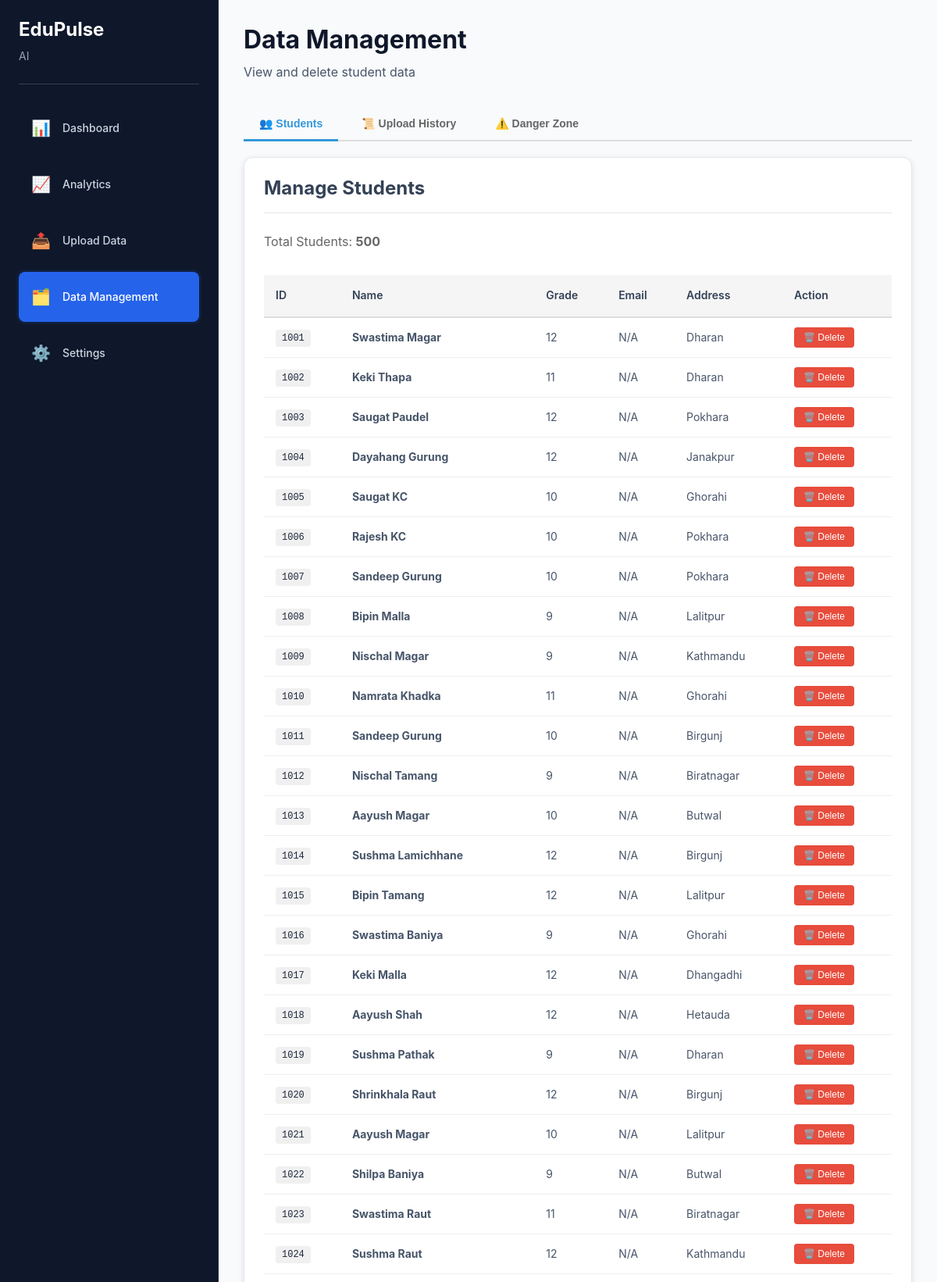
/data-management (signed in, upper part), run on the app's committed database.
### app/models.py (models this page shows, shortened)
class Student(db.Model):
    __tablename__ = 'students'
    id = db.Column(db.Integer, primary_key=True)
    name = db.Column(db.String(120), nullable=False, index=True)
    address = db.Column(db.String(255))
    email = db.Column(db.String(120))
    grade = db.Column(db.Integer)
    travel_time = db.Column(db.Float, default=0)
    father_occupation = db.Column(db.String(120))
    mother_occupation = db.Column(db.String(120))
    father_education = db.Column(db.String(50))
    mother_education = db.Column(db.String(50))
    counselor_email = db.Column(db.String(120))
    parent_email = db.Column(db.String(120))
    created_at = db.Column(db.DateTime, default=datetime.now)
    updated_at = db.Column(db.DateTime, default=datetime.now, onupdate=datetime.now)
    snapshots = db.relationship('StudentDataSnapshot', backref='student', lazy='dynamic', cascade='all, delete-orphan')
    risk_scores = db.relationship('RiskScore', backref='student', lazy='dynamic', cascade='all, delete-orphan')

### app/blueprints/upload.py (the view)
@upload_bp.route('/data-management')
@login_required
def data_management():
    students = Student.query.all()
    upload_history = UploadHistory.query.order_by(
        UploadHistory.uploaded_at.desc()
    ).all()
    return render_template('data_management.html',
                         students=students,
                         history=upload_history)

### app/templates/data_management.html (shortened to what this page needs)
{% extends "base.html" %}
{% block content %}
<div class="data-mgmt-header">
    <h1>Data Management</h1>
    <p>View and delete student data</p>
</div>
<div class="tabs">
    <button class="tab-btn active" onclick="switchTab(event, 'students')">👥 Students</button>
    <button class="tab-btn" onclick="switchTab(event, 'history')">📜 Upload History</button>
    <button class="tab-btn" onclick="switchTab(event, 'danger')">⚠️ Danger Zone</button>
</div>
<div id="students" class="tab-content active">
    <section class="card">
        <h2>Manage Students</h2>
        <p class="info-text">Total Students: <strong>{{ students|length }}</strong></p>
        {% if students %}
            <div class="table-container">
                <table class="data-table">
                    <thead>
                        <tr>
                            <th>ID</th>
                            <th>Name</th>
                            <th>Grade</th>
                            <th>Email</th>
                            <th>Address</th>
                            <th>Action</th>
                        </tr>
                    </thead>
                    <tbody id="students-tbody">
                        {% for student in students %}
                        <tr class="student-row" data-id="{{ student.id }}">
                            <td><code>{{ student.id }}</code></td>
                            <td><strong>{{ student.name }}</strong></td>
                            <td>{{ student.grade or 'N/A' }}</td>
                            <td>{{ student.email or 'N/A' }}</td>
                            <td>{{ student.address or 'N/A' }}</td>
                            <td>
                                <button class="btn-danger-small btn-delete-student"
                                        data-id="{{ student.id }}"
                                        data-name="{{ student.name }}">
                                    🗑️ Delete
                                </button>
                            </td>
                        </tr>
                        {% endfor %}
                    </tbody>
                </table>
            </div>
        {% else %}
            <div class="empty-state">
                <p>📭 No students uploaded yet</p>
            </div>
        {% endif %}
    </section>
</div>
{% endblock %}

### app/static/css/style.css (style rules this page uses)
:root { --primary: #2563eb; --primary-dark: #1e40af; --primary-light: #3b82f6; --secondary: #0d9488; --secondary-light: #14b8a6; --success: #10b981; --warning: #f59e0b; --danger: #ef4444; --info: #06b6d4; --slate-50: #f8fafc; --slate-100: #f1f5f9; --slate-200: #e2e8f0; --slate-300: #cbd5e1; --slate-400: #94a3b8; --slate-500: #64748b; --slate-600: #475569; --slate-700: #334155; --slate-800: #1e293b; --slate-900: #0f172a; --shadow-sm: 0 1px 2px rgba(0, 0, 0, 0.05); --shadow-md: 0 4px 6px rgba(0, 0, 0, 0.1); --shadow-lg: 0 10px 15px rgba(0, 0, 0, 0.1); --shadow-xl: 0 20px 25px rgba(0, 0, 0, 0.1); --spacing-xs: 4px; --spacing-sm: 8px; --spacing-md: 16px; --spacing-lg: 24px; --spacing-xl: 32px; --spacing-2xl: 48px; --radius-sm: 6px; --radius-md: 8px; --radius-lg: 12px; --radius-xl: 16px; --transition: all 0.3s cubic-bezier(0.4, 0, 0.2, 1); --text-xs: 12px; --text-sm: 14px; --text-base: 16px; --text-lg: 18px; --text-xl: 20px; --text-2xl: 24px; --text-3xl: 32px; }
* { margin: 0; padding: 0; box-sizing: border-box; }
html { scroll-behavior: smooth; }
body { font-family: -apple-system, BlinkMacSystemFont, 'Segoe UI', 'Roboto', 'Oxygen', 'Ubuntu', 'Cantarell', 'Fira Sans', 'Droid Sans', 'Helvetica Neue', sans-serif; -webkit-font-smoothing: antialiased; -moz-osx-font-smoothing: grayscale; background: var(--slate-50); color: var(--slate-700); line-height: 1.6; font-size: var(--text-base); }
h1, h2, h3, h4, h5, h6 { color: var(--slate-900); font-weight: 600; line-height: 1.2; margin-bottom: var(--spacing-md); }
h1 { font-size: var(--text-3xl); font-weight: 700; }
h2 { font-size: var(--text-2xl); font-weight: 700; }
p { margin-bottom: var(--spacing-md); color: var(--slate-600); }
code { background: var(--slate-100); color: var(--slate-800); padding: 2px 6px; border-radius: var(--radius-sm); font-family: 'Courier New', monospace; font-size: 13px; }
.card { background: white; border-radius: var(--radius-lg); box-shadow: var(--shadow-sm); border: 1px solid var(--slate-200); padding: var(--spacing-lg); transition: var(--transition); }
.card h2 { color: inherit; margin-bottom: var(--spacing-lg); padding-bottom: var(--spacing-md); border-bottom: 1px solid rgba(0, 0, 0, 0.1); }
.table-container { overflow-x: auto; }
table { width: 100%; border-collapse: collapse; font-size: var(--text-sm); }
table thead { background: var(--slate-100); }
table thead th { padding: var(--spacing-md); text-align: left; font-weight: 600; color: var(--slate-700); border-bottom: 2px solid var(--slate-300); }
table tbody td { padding: var(--spacing-md); border-bottom: 1px solid var(--slate-200); color: var(--slate-600); }
table tbody tr { transition: var(--transition); }
table code { background: var(--slate-100); color: var(--slate-800); padding: 4px 8px; border-radius: var(--radius-sm); }
.tabs { display: flex; gap: var(--spacing-md); margin-bottom: var(--spacing-xl); border-bottom: 2px solid var(--slate-200); }
.tab-btn { padding: var(--spacing-md) var(--spacing-lg); background: none; border: none; cursor: pointer; font-weight: 600; color: var(--slate-500); font-size: var(--text-sm); border-bottom: 3px solid transparent; transition: var(--transition); position: relative; bottom: -2px; }
.tab-btn.active { color: var(--primary); border-bottom-color: var(--primary); }
.tab-content { animation: fadeIn 0.3s ease-out; }

### data on the page
Student: id "1001", name "Swastima Magar", grade "12", email "N/A", address "Dharan"
Student: id "1002", name "Keki Thapa", grade "11", email "N/A", address "Dharan"
Student: id "1003", name "Saugat Paudel", grade "12", email "N/A", address "Pokhara"
Student: id "1004", name "Dayahang Gurung", grade "12", email "N/A", address "Janakpur"
Student: id "1005", name "Saugat KC", grade "10", email "N/A", address "Ghorahi"
Student: id "1006", name "Rajesh KC", grade "10", email "N/A", address "Pokhara"
Student: id "1007", name "Sandeep Gurung", grade "10", email "N/A", address "Pokhara"
Student: id "1008", name "Bipin Malla", grade "9", email "N/A", address "Lalitpur"
Student: id "1009", name "Nischal Magar", grade "9", email "N/A", address "Kathmandu"
Student: id "1010", name "Namrata Khadka", grade "11", email "N/A", address "Ghorahi"
Student: id "1011", name "Sandeep Gurung", grade "10", email "N/A", address "Birgunj"
Student: id "1012", name "Nischal Tamang", grade "9", email "N/A", address "Biratnagar"
Student: id "1013", name "Aayush Magar", grade "10", email "N/A", address "Butwal"
Student: id "1014", name "Sushma Lamichhane", grade "12", email "N/A", address "Birgunj"
Student: id "1015", name "Bipin Tamang", grade "12", email "N/A", address "Lalitpur"
Student: id "1016", name "Swastima Baniya", grade "9", email "N/A", address "Ghorahi"
Student: id "1017", name "Keki Malla", grade "12", email "N/A", address "Dhangadhi"
Student: id "1018", name "Aayush Shah", grade "12", email "N/A", address "Hetauda"
Student: id "1019", name "Sushma Pathak", grade "9", email "N/A", address "Dharan"
Student: id "1020", name "Shrinkhala Raut", grade "12", email "N/A", address "Birgunj"
Student: id "1021", name "Aayush Magar", grade "10", email "N/A", address "Lalitpur"
Student: id "1022", name "Shilpa Baniya", grade "9", email "N/A", address "Butwal"
Student: id "1023", name "Swastima Raut", grade "11", email "N/A", address "Biratnagar"
Student: id "1024", name "Sushma Raut", grade "12", email "N/A", address "Kathmandu"

### other printed values
{{ students|length }} "500"
